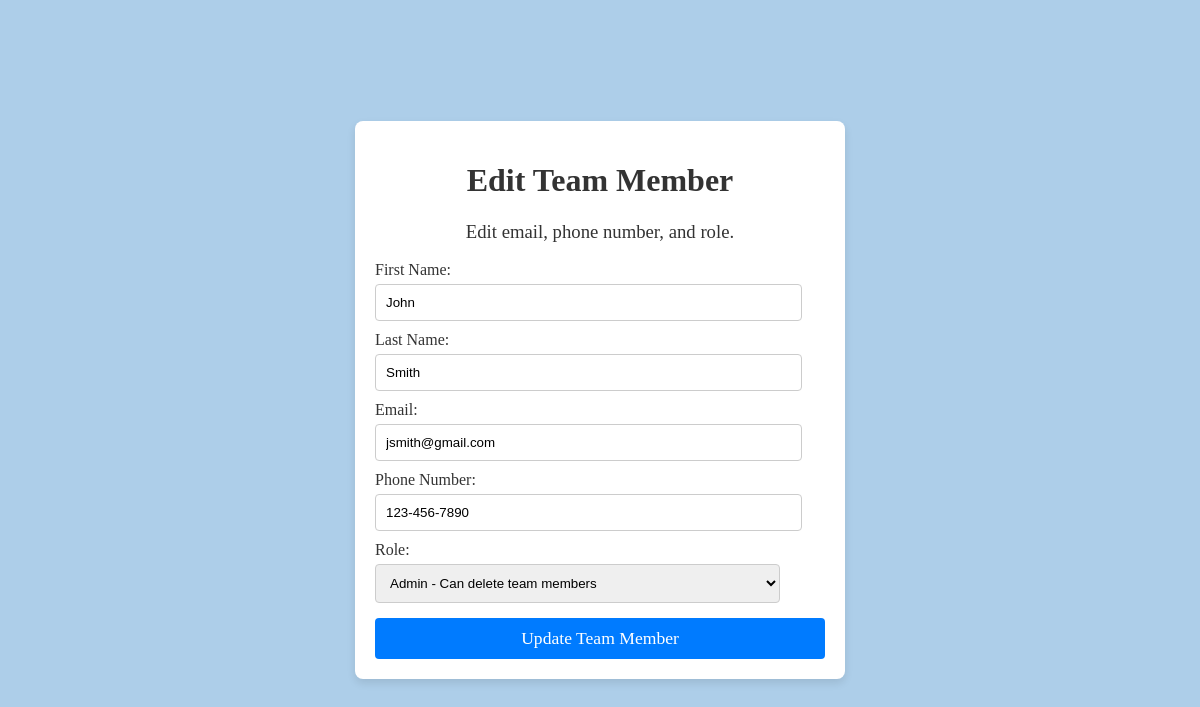
/api/edit/17/, run on the app's committed database.
### myapp/models.py (models this page shows, shortened)
class TeamMember(models.Model):
    ROLE_CHOICES = [
        ('admin', 'Admin'),
        ('regular', 'Regular'),
    ]
    first_name = models.CharField(max_length=100)
    last_name = models.CharField(max_length=100)
    email = models.EmailField(unique=True)
    phone_number = models.CharField(
    max_length=17,
    blank=True,
    null=True
  )
    role = models.CharField(max_length=100)
    created_at = models.DateTimeField(auto_now_add=True)

### myapp/views.py (the view, shortened to what this page needs)
# urls.py: path('edit/<int:id>/', edit_team_member, name='edit_team_member'),
def edit_team_member(request, id):
    team_member = get_object_or_404(TeamMember, id=id)
    return render(request, 'edit_team_member.html', {'team_member': team_member})

### myapp/templates/edit_team_member.html (shortened to what this page needs)
{% extends 'base.html' %}
{% block content %}
    <form method="POST">
        <h1>Edit Team Member</h1>
        <h3>Edit email, phone number, and role.</h3>
        <label for="first_name">First Name:</label>
        <input type="text" id="first_name" name="first_name" value="{{ team_member.first_name }}" required><br>
        <label for="last_name">Last Name:</label>
        <input type="text" id="last_name" name="last_name" value="{{ team_member.last_name }}" required><br>
        <label for="email">Email:</label>
        <input type="email" id="email" name="email" value="{{ team_member.email }}" required><br>
        <label for="phone_number">Phone Number:</label>
        <input type="tel" id="phone_number" name="phone_number" value="{{ team_member.phone_number }}" required><br>
        <label for="role">Role:</label>
        <select id="role" name="role" required>
            <option value="admin" {% if team_member.role == 'admin' %}selected{% endif %}>Admin - Can delete team members</option>
        </select><br>
        <button type="submit">Update Team Member</button>
    </form>
{% endblock %}

### myapp/templates/base.html (style rules this page uses)
body { font-family: Georgia, 'Times New Roman', Times, serif, sans-serif; background-color: #adcee9; color: #333; display: flex; justify-content: center; align-items: center; height: 100vh; margin: 0; flex-direction: column; }
h1 { text-align: center; }
h3 { text-align: center; font-weight: normal; }
form { background-color: white; padding: 20px; border-radius: 8px; box-shadow: 0 4px 8px rgba(0, 0, 0, 0.1); width: 100%; max-width: 450px; }
label { font-weight: normal; margin-top: 10px; display: block; }
input, select { width: 90%; padding: 10px; margin-top: 5px; border: 1px solid #ccc; border-radius: 4px; }
button { font-family: Georgia, 'Times New Roman', Times, serif, sans-serif; width: 100%; padding: 10px; background-color: #007BFF; color: white; border: none; border-radius: 4px; font-size: 1.1em; margin-top: 15px; cursor: pointer; }

### data on the page
TeamMember: first_name "John", last_name "Smith", email "jsmith@gmail.com", phone_number "123-456-7890", role "Admin - Can delete team members"
